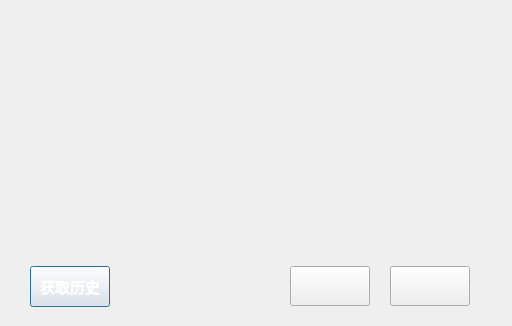
<?xml version="1.0" encoding="UTF-8"?>
<ui version="4.0">
 <class>HistoryDlg</class>
 <widget class="QDialog" name="HistoryDlg">
  <property name="geometry">
   <rect>
    <x>0</x>
    <y>0</y>
    <width>512</width>
    <height>326</height>
   </rect>
  </property>
  <property name="font">
   <font>
    <pointsize>11</pointsize>
    <weight>75</weight>
    <bold>true</bold>
   </font>
  </property>
  <property name="windowTitle">
   <string>Dialog</string>
  </property>
  <property name="styleSheet">
   <string notr="true">background-image: url(:/pic/翻抛系统背景_2.jpg);
color: rgb(255, 255, 255);</string>
  </property>
  <widget class="ZsylChart" name="widget" native="true">
   <property name="geometry">
    <rect>
     <x>30</x>
     <y>50</y>
     <width>440</width>
     <height>200</height>
    </rect>
   </property>
  </widget>
  <widget class="QPushButton" name="oneButton">
   <property name="geometry">
    <rect>
     <x>30</x>
     <y>266</y>
     <width>80</width>
     <height>41</height>
    </rect>
   </property>
   <property name="text">
    <string>获取历史</string>
   </property>
  </widget>
  <widget class="QPushButton" name="preButton">
   <property name="geometry">
    <rect>
     <x>290</x>
     <y>266</y>
     <width>80</width>
     <height>40</height>
    </rect>
   </property>
   <property name="text">
    <string/>
   </property>
   <property name="icon">
    <iconset>
     <normalon>:/pic/左.png</normalon>
    </iconset>
   </property>
   <property name="iconSize">
    <size>
     <width>80</width>
     <height>40</height>
    </size>
   </property>
  </widget>
  <widget class="QPushButton" name="nextButton">
   <property name="geometry">
    <rect>
     <x>390</x>
     <y>266</y>
     <width>80</width>
     <height>40</height>
    </rect>
   </property>
   <property name="text">
    <string/>
   </property>
   <property name="icon">
    <iconset>
     <normalon>:/pic/右.png</normalon>
    </iconset>
   </property>
   <property name="iconSize">
    <size>
     <width>80</width>
     <height>40</height>
    </size>
   </property>
  </widget>
 </widget>
 <customwidgets>
  <customwidget>
   <class>ZsylChart</class>
   <extends>QWidget</extends>
   <header>zsylchart.h</header>
   <container>1</container>
  </customwidget>
 </customwidgets>
 <resources/>
 <connections/>
</ui>
